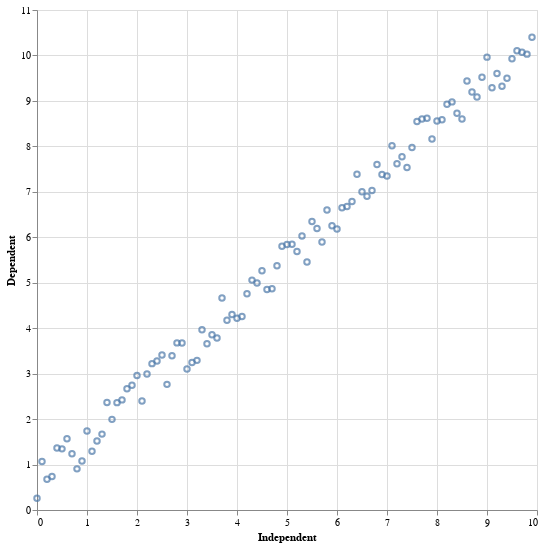

The notebook cell saved with this chart:
### Markdown cell above
Vektori koji se prosleđuju kao argumenti parametrima x i y makrou @vlplot biblioteke VegaLite ne moraju biti "zasebni" nizovi. Operatorom |> možemo postići da se DataFrame objekat (objekat koji smo kreirali u ćeliji iznad) prosledi makrou, a kao argumente parametrima x i y makroa prosledimo kolone koje se nalaze u DataFrame objektu. Parametru x, prosleđena je kolona Independent, a parametru y kolona Dependent DataFrame objekta.

### Code cell
df |> @vlplot(
    mark = :point,
    x = :Independent,
    y = :Dependent,
    width = 500,
    height = 500
)

### Figure 1 — Vega-Lite specification as saved in the notebook (floating-point values rounded to 4 significant figures)
{"data": {"values": [{"Dependent": 0.2585, "Grade": 2, "Group": "Yes", "Independent": 0, "Scale": 13}, {"Dependent": 1.069, "Grade": 1, "Group": "No", "Independent": 0.1, "Scale": 11}, {"Dependent": 0.6742, "Grade": 2, "Group": "Yes", "Independent": 0.2, "Scale": 19}, {"Dependent": 0.7345, "Grade": 2, "Group": "Yes", "Independent": 0.3, "Scale": 14}, {"Dependent": 1.366, "Grade": 2, "Group": "Yes", "Independent": 0.4, "Scale": 13}, {"Dependent": 1.345, "Grade": 1, "Group": "No", "Independent": 0.5, "Scale": 20}, {"Dependent": 1.566, "Grade": 1, "Group": "No", "Independent": 0.6, "Scale": 11}, {"Dependent": 1.237, "Grade": 1, "Group": "No", "Independent": 0.7, "Scale": 15}, {"Dependent": 0.9048, "Grade": 3, "Group": "Yes", "Independent": 0.8, "Scale": 20}, {"Dependent": 1.077, "Grade": 2, "Group": "Yes", "Independent": 0.9, "Scale": 11}, {"Dependent": 1.74, "Grade": 1, "Group": "Yes", "Independent": 1, "Scale": 15}, {"Dependent": 1.292, "Grade": 3, "Group": "Yes", "Independent": 1.1, "Scale": 13}, {"Dependent": 1.518, "Grade": 2, "Group": "No", "Independent": 1.2, "Scale": 12}, {"Dependent": 1.669, "Grade": 1, "Group": "Yes", "Independent": 1.3, "Scale": 14}, {"Dependent": 2.365, "Grade": 3, "Group": "Yes", "Independent": 1.4, "Scale": 12}, {"Dependent": 1.994, "Grade": 3, "Group": "Yes", "Independent": 1.5, "Scale": 12}, {"Dependent": 2.362, "Grade": 1, "Group": "No", "Independent": 1.6, "Scale": 12}, {"Dependent": 2.423, "Grade": 1, "Group": "No", "Independent": 1.7, "Scale": 12}, {"Dependent": 2.67, "Grade": 3, "Group": "No", "Independent": 1.8, "Scale": 16}, {"Dependent": 2.746, "Grade": 1, "Group": "No", "Independent": 1.9, "Scale": 13}, {"Dependent": 2.96, "Grade": 2, "Group": "No", "Independent": 2, "Scale": 17}, {"Dependent": 2.399, "Grade": 2, "Group": "Yes", "Independent": 2.1, "Scale": 11}, {"Dependent": 2.992, "Grade": 3, "Group": "No", "Independent": 2.2, "Scale": 12}, {"Dependent": 3.22, "Grade": 3, "Group": "No", "Independent": 2.3, "Scale": 20}, {"Dependent": 3.279, "Grade": 1, "Group": "No", "Independent": 2.4, "Scale": 13}, {"Dependent": 3.408, "Grade": 1, "Group": "No", "Independent": 2.5, "Scale": 13}, {"Dependent": 2.764, "Grade": 1, "Group": "No", "Independent": 2.6, "Scale": 12}, {"Dependent": 3.394, "Grade": 1, "Group": "Yes", "Independent": 2.7, "Scale": 17}, {"Dependent": 3.677, "Grade": 1, "Group": "No", "Independent": 2.8, "Scale": 15}, {"Dependent": 3.674, "Grade": 3, "Group": "No", "Independent": 2.9, "Scale": 19}, {"Dependent": 3.101, "Grade": 1, "Group": "No", "Independent": 3, "Scale": 15}, {"Dependent": 3.246, "Grade": 2, "Group": "Yes", "Independent": 3.1, "Scale": 18}, {"Dependent": 3.292, "Grade": 3, "Group": "Yes", "Independent": 3.2, "Scale": 11}, {"Dependent": 3.965, "Grade": 2, "Group": "No", "Independent": 3.3, "Scale": 20}, {"Dependent": 3.66, "Grade": 3, "Group": "No", "Independent": 3.4, "Scale": 16}, {"Dependent": 3.856, "Grade": 3, "Group": "No", "Independent": 3.5, "Scale": 12}, {"Dependent": 3.785, "Grade": 1, "Group": "Yes", "Independent": 3.6, "Scale": 11}, {"Dependent": 4.663, "Grade": 3, "Group": "No", "Independent": 3.7, "Scale": 17}, {"Dependent": 4.176, "Grade": 2, "Group": "No", "Independent": 3.8, "Scale": 13}, {"Dependent": 4.302, "Grade": 1, "Group": "Yes", "Independent": 3.9, "Scale": 16}, {"Dependent": 4.216, "Grade": 3, "Group": "Yes", "Independent": 4, "Scale": 15}, {"Dependent": 4.259, "Grade": 3, "Group": "Yes", "Independent": 4.1, "Scale": 20}, {"Dependent": 4.758, "Grade": 3, "Group": "Yes", "Independent": 4.2, "Scale": 20}, {"Dependent": 5.057, "Grade": 3, "Group": "No", "Independent": 4.3, "Scale": 10}, {"Dependent": 4.992, "Grade": 2, "Group": "No", "Independent": 4.4, "Scale": 17}, {"Dependent": 5.266, "Grade": 2, "Group": "Yes", "Independent": 4.5, "Scale": 19}, {"Dependent": 4.85, "Grade": 2, "Group": "Yes", "Independent": 4.6, "Scale": 18}, {"Dependent": 4.868, "Grade": 1, "Group": "No", "Independent": 4.7, "Scale": 13}, {"Dependent": 5.372, "Grade": 2, "Group": "Yes", "Independent": 4.8, "Scale": 17}, {"Dependent": 5.801, "Grade": 3, "Group": "No", "Independent": 4.9, "Scale": 14}, {"Dependent": 5.843, "Grade": 3, "Group": "No", "Independent": 5, "Scale": 11}, {"Dependent": 5.846, "Grade": 3, "Group": "Yes", "Independent": 5.1, "Scale": 15}, {"Dependent": 5.685, "Grade": 3, "Group": "Yes", "Independent": 5.2, "Scale": 18}, {"Dependent": 6.028, "Grade": 2, "Group": "Yes", "Independent": 5.3, "Scale": 19}, {"Dependent": 5.457, "Grade": 1, "Group": "No", "Independent": 5.4, "Scale": 14}, {"Dependent": 6.348, "Grade": 2, "Group": "No", "Independent": 5.5, "Scale": 12}, {"Dependent": 6.192, "Grade": 2, "Group": "Yes", "Independent": 5.6, "Scale": 12}, {"Dependent": 5.896, "Grade": 1, "Group": "No", "Independent": 5.7, "Scale": 11}, {"Dependent": 6.599, "Grade": 2, "Group": "No", "Independent": 5.8, "Scale": 17}, {"Dependent": 6.254, "Grade": 3, "Group": "Yes", "Independent": 5.9, "Scale": 19}, {"Dependent": 6.18, "Grade": 2, "Group": "Yes", "Independent": 6, "Scale": 19}, {"Dependent": 6.649, "Grade": 1, "Group": "No", "Independent": 6.1, "Scale": 10}, {"Dependent": 6.679, "Grade": 3, "Group": "Yes", "Independent": 6.2, "Scale": 16}, {"Dependent": 6.785, "Grade": 3, "Group": "Yes", "Independent": 6.3, "Scale": 12}, {"Dependent": 7.385, "Grade": 3, "Group": "Yes", "Independent": 6.4, "Scale": 17}, {"Dependent": 6.999, "Grade": 2, "Group": "Yes", "Independent": 6.5, "Scale": 10}, {"Dependent": 6.903, "Grade": 1, "Group": "No", "Independent": 6.6, "Scale": 11}, {"Dependent": 7.028, "Grade": 1, "Group": "No", "Independent": 6.7, "Scale": 17}, {"Dependent": 7.603, "Grade": 2, "Group": "Yes", "Independent": 6.8, "Scale": 13}, {"Dependent": 7.379, "Grade": 1, "Group": "No", "Independent": 6.9, "Scale": 13}, {"Dependent": 7.346, "Grade": 3, "Group": "Yes", "Independent": 7, "Scale": 16}, {"Dependent": 8.015, "Grade": 1, "Group": "Yes", "Independent": 7.1, "Scale": 20}, {"Dependent": 7.616, "Grade": 2, "Group": "Yes", "Independent": 7.2, "Scale": 18}, {"Dependent": 7.771, "Grade": 3, "Group": "No", "Independent": 7.3, "Scale": 15}, {"Dependent": 7.534, "Grade": 2, "Group": "Yes", "Independent": 7.4, "Scale": 10}, {"Dependent": 7.974, "Grade": 1, "Group": "No", "Independent": 7.5, "Scale": 19}, {"Dependent": 8.549, "Grade": 3, "Group": "Yes", "Independent": 7.6, "Scale": 17}, {"Dependent": 8.603, "Grade": 1, "Group": "Yes", "Independent": 7.7, "Scale": 16}, {"Dependent": 8.616, "Grade": 1, "Group": "No", "Independent": 7.8, "Scale": 13}, {"Dependent": 8.162, "Grade": 3, "Group": "Yes", "Independent": 7.9, "Scale": 14}, {"Dependent": 8.559, "Grade": 1, "Group": "Yes", "Independent": 8, "Scale": 11}, {"Dependent": 8.583, "Grade": 3, "Group": "Yes", "Independent": 8.1, "Scale": 17}, {"Dependent": 8.924, "Grade": 3, "Group": "Yes", "Independent": 8.2, "Scale": 13}, {"Dependent": 8.979, "Grade": 3, "Group": "No", "Independent": 8.3, "Scale": 10}, {"Dependent": 8.73, "Grade": 3, "Group": "Yes", "Independent": 8.4, "Scale": 18}, {"Dependent": 8.603, "Grade": 3, "Group": "No", "Independent": 8.5, "Scale": 17}, {"Dependent": 9.44, "Grade": 2, "Group": "Yes", "Independent": 8.6, "Scale": 16}, {"Dependent": 9.195, "Grade": 1, "Group": "Yes", "Independent": 8.7, "Scale": 20}, {"Dependent": 9.085, "Grade": 2, "Group": "No", "Independent": 8.8, "Scale": 15}, {"Dependent": 9.521, "Grade": 3, "Group": "Yes", "Independent": 8.9, "Scale": 17}, {"Dependent": 9.963, "Grade": 1, "Group": "No", "Independent": 9, "Scale": 16}, {"Dependent": 9.29, "Grade": 2, "Group": "Yes", "Independent": 9.1, "Scale": 14}, {"Dependent": 9.604, "Grade": 1, "Group": "Yes", "Independent": 9.2, "Scale": 16}, {"Dependent": 9.324, "Grade": 1, "Group": "Yes", "Independent": 9.3, "Scale": 20}, {"Dependent": 9.5, "Grade": 1, "Group": "No", "Independent": 9.4, "Scale": 11}, {"Dependent": 9.925, "Grade": 3, "Group": "Yes", "Independent": 9.5, "Scale": 14}, {"Dependent": 10.1, "Grade": 2, "Group": "Yes", "Independent": 9.6, "Scale": 13}, {"Dependent": 10.07, "Grade": 1, "Group": "Yes", "Independent": 9.7, "Scale": 16}, {"Dependent": 10.03, "Grade": 2, "Group": "No", "Independent": 9.8, "Scale": 10}, {"Dependent": 10.4, "Grade": 1, "Group": "No", "Independent": 9.9, "Scale": 15}]}, "encoding": {"x": {"field": "Independent", "type": "quantitative"}, "y": {"field": "Dependent", "type": "quantitative"}}, "height": 500, "mark": "point", "width": 500}
